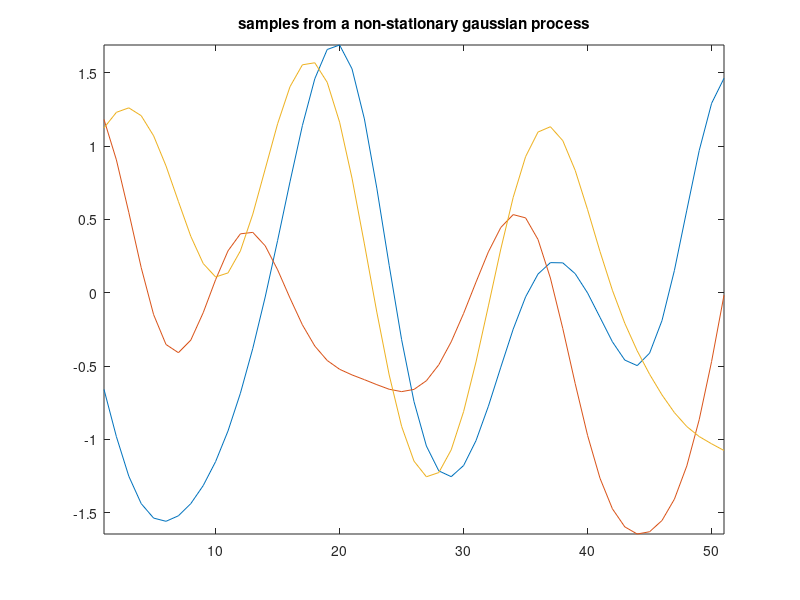

This figure's MATLAB source: (Note: this script raises an error after producing the figure.)
%% simple implementation of Non-Stationary Gaussian Process (NSGP) regression

% non-stationary Gaussian kernel
kernel = @(x1,x2,l1,l2,s1,s2) (s1.*s2') .* sqrt((2*l1.*l2')./(l1.^2+l2'.^2)) .* exp( -(sum(x1.^2,2)+sum(x2.^2,2)'-2*x1.*x2')./(l1.^2+l2'.^2) );

x = (-5:0.2:5)';
mu = zeros(size(x));
l = 1*ones(size(x));
s = 1*ones(size(x));
cov = kernel(x,x,l,l,s,s);

samples = mvnrnd(mu,cov,3);

figure();
plot(samples');
title('samples from a non-stationary gaussian process');
axis('tight');

%% GP with default hyperparameters

% stationary Gaussian kernel
kernel_s = @(x1, x2, l, sigma_f) sigma_f^2 * exp( -0.5*( (sum(x1.^2,2)) + (sum(x2.^2,2)).' - 2*x1.*(x2.') ) );

% training data
n = 24;
x_train = linspace(0,1,n)'*10 - 5;
y_train = test_func( (x_train+5)/10 ) + 0.0 * randn(size(x_train));

l = 0.5*ones(size(x_train));
s = 2*ones(size(x_train));
o = 1e-3 * ones(size(x_train));

Kl = kernel_s(x_train, x_train, 0.5, 1) + 1e-3 * eye(length(x_train));
Kl_t = kernel_s(x_train, x, 0.5, 1);
lt = mean(l) + Kl_t' * (inv(Kl) *(l-mean(l)));

Ks = kernel_s(x_train, x_train, 0.5, 1) + 1e-3 * eye(length(x_train));
Ks_t = kernel_s(x_train, x, 0.5, 1);
st = mean(s) + Ks_t' * (inv(Ks) *(s-mean(s)));

Ko = kernel_s(x_train, x_train, 0.5, 1) + 1e-3 * eye(length(x_train));
Ko_t = kernel_s(x_train, x, 0.5, 1);
ot = mean(o) + Ko_t' * (inv(Ko) *(o-mean(o)));

K = kernel(x_train, x_train, l, l, s, s) + diag(o);
K_s = kernel(x_train, x, l, lt, s, st);
K_ss = kernel(x, x, lt, lt, st, st) + diag(ot);

K_inv = inv(K);
mu_s = K_s' * K_inv * y_train;
cov_s = K_ss - K_s' * K_inv * K_s;

lb = mu_s - 2*sqrt( diag(cov_s) );
ub = mu_s + 2*sqrt( diag(cov_s) );

figure();
hold on;
fill( [x; flipud(x)], [lb; flipud(ub)], 'y');
plot( x, mu_s, '-r', 'linewidth', 2);
plot( x, test_func((x+5)/10), '-m' );
plot( x_train, y_train, 'o');

%% hyperparameter optimization via negative log likelihood

nll_l = @(p) 0.5 * log(det(Kl)) + 0.5 * p.' * inv(Kl) * p + 0.5 * length(p) * log(2*pi);
nll_s = @(p) 0.5 * log(det(Ks)) + 0.5 * p.' * inv(Ks) * p + 0.5 * length(p) * log(2*pi);
nll_o = @(p) 0.5 * log(det(Ko)) + 0.5 * p.' * inv(Ko) * p + 0.5 * length(p) * log(2*pi);

% convention: p = [l s o]
% Ker = @(p) kernel(x_train, x_train, p(1:n), p(1:n), p(n+1:2*n), p(n+1:2*n)) + diag(p(2*n+1:end));
Ker = @(p) kernel(x_train, x_train, p(1:n), p(1:n), p(n+1:2*n), p(n+1:2*n)) + diag(o);
nll_y = @(p) 0.5 * log(det(Ker(p))) + 0.5 * y_train.' * inv(Ker(p)) * y_train + 0.5 * length(x_train) * log(2*pi);

% nll = @(p) nll_y(p) + nll_l(p(1:n)) + nll_s(p(n+1:2*n)) + nll_o(p(2*n+1:end));
nll = @(p) nll_y(p) + nll_l(p(1:n)) + nll_s(p(n+1:2*n));

% p0 = [1e0*ones([n,1]); 1e0*ones([n, 1]); 0e0*ones([n, 1])];
p0 = [1e0*ones([n,1]); 1e0*ones([n, 1])];

p_opt = fmincon( nll, p0 );

%% NSGP with optimized hyperparameters

l = p_opt(1:n);
s = p_opt(n+1:2*n);
% o = p_opt(2*n+1:end);

lt = mean(l) + Kl_t' * (inv(Kl) *(l-mean(l)));
st = mean(s) + Ks_t' * (inv(Ks) *(s-mean(s)));
ot = mean(o) + Ko_t' * (inv(Ko) *(o-mean(o)));

K = kernel(x_train, x_train, l, l, s, s) + diag(o);
K_s = kernel(x_train, x, l, lt, s, st);
K_ss = kernel(x, x, lt, lt, st, st) + diag(ot);

K_inv = inv(K);
mu_s = K_s' * K_inv * y_train;
cov_s = K_ss - K_s' * K_inv * K_s;

lb = mu_s - 2*sqrt( diag(cov_s) );
ub = mu_s + 2*sqrt( diag(cov_s) );

figure();
hold on;
fill( [x; flipud(x)], [lb; flipud(ub)], 'y');
plot( x, mu_s, '-r', 'linewidth', 2);
plot( x, test_func((x+5)/10), '-m' );
plot( x_train, y_train, 'o');